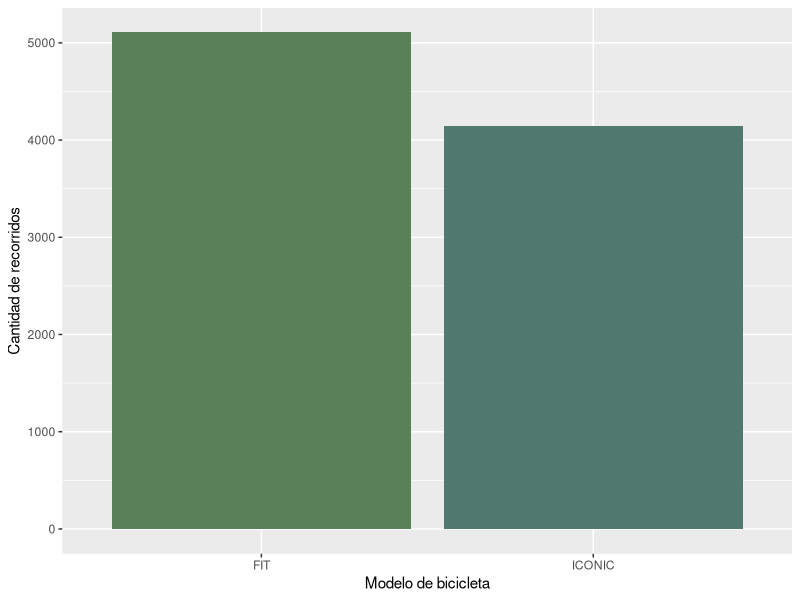
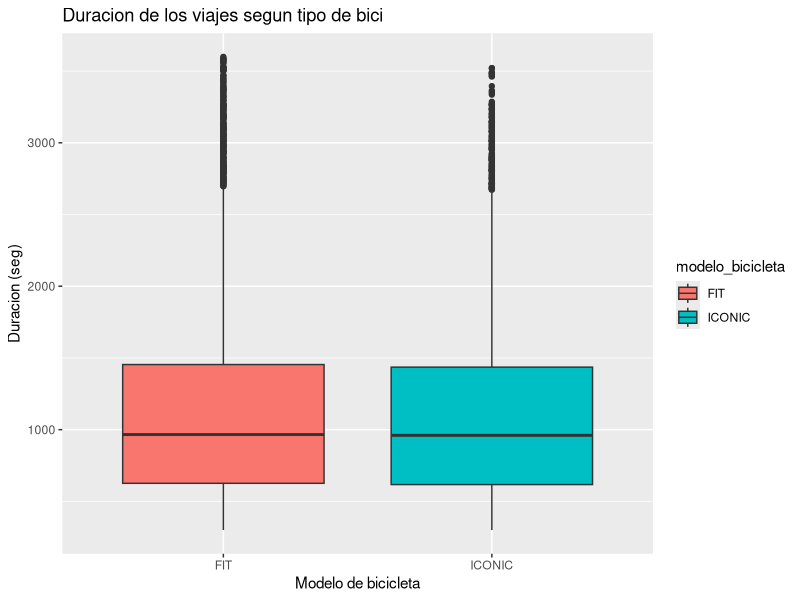
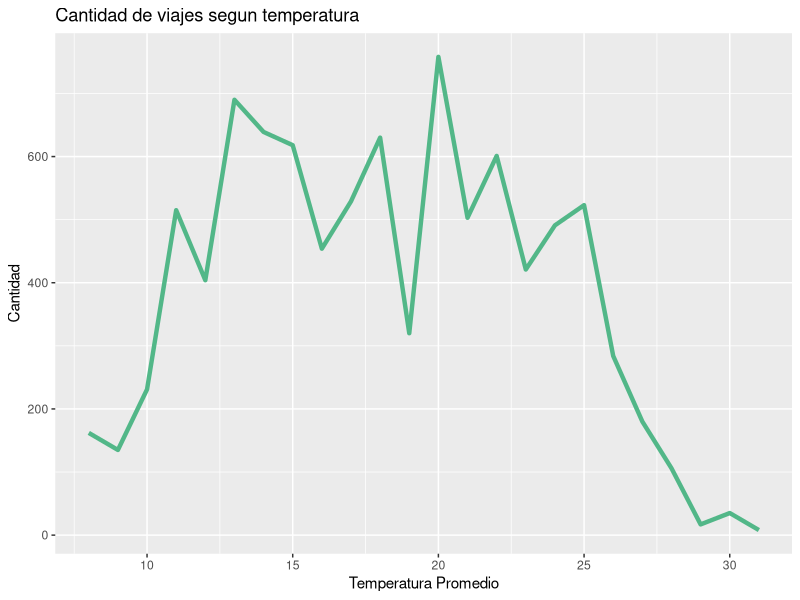
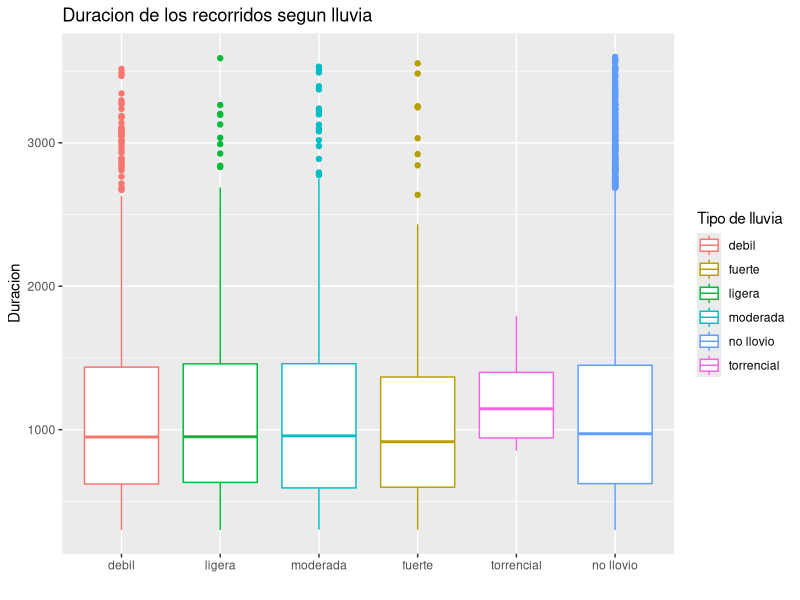
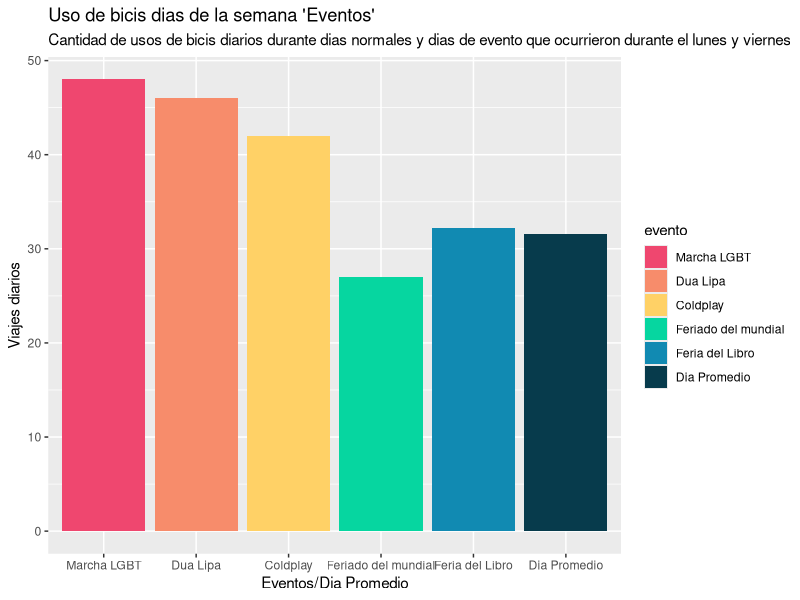
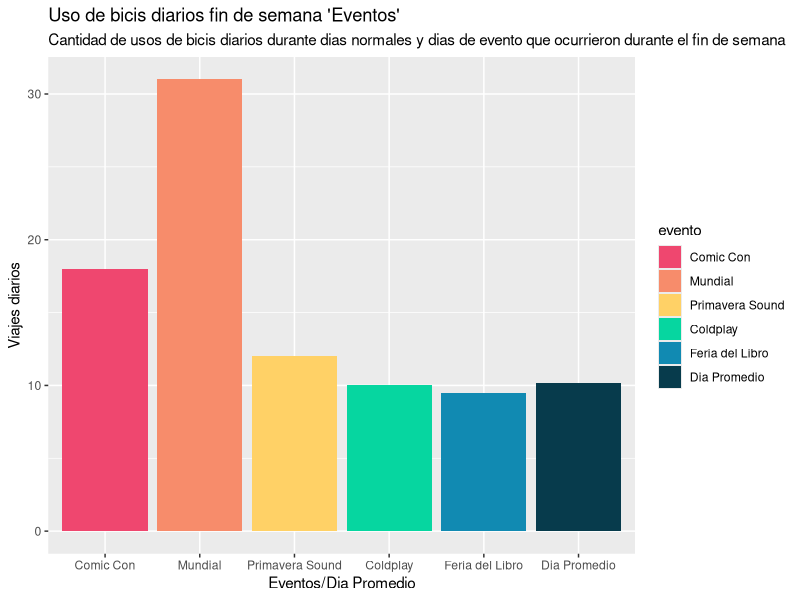
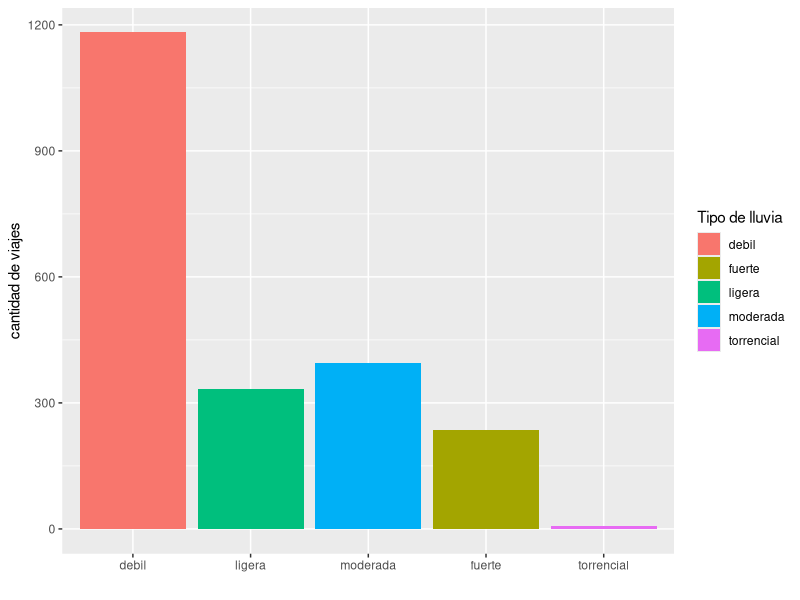
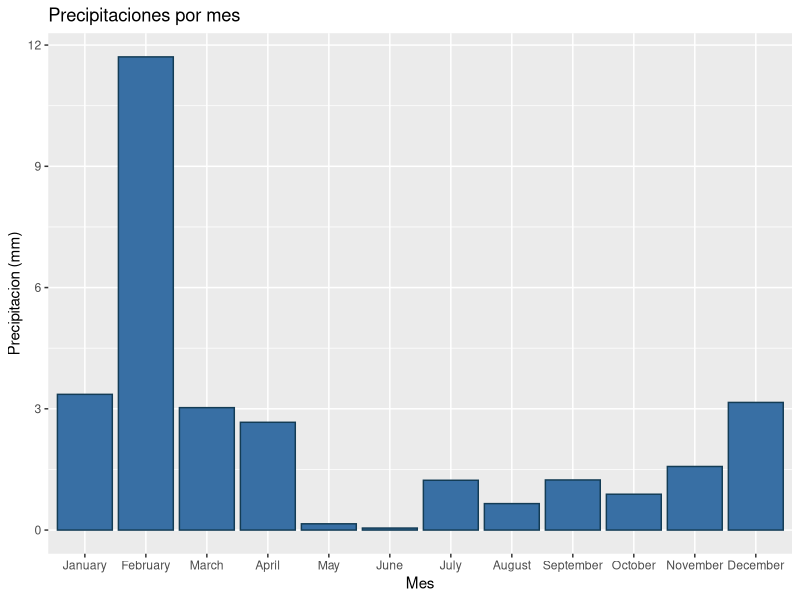

Write the R code that produced these figures, in order.
#Para tener una compresión mas rápida de los nombres de variables, utilizamos los siguientes prefijos "df_" para referirnos a un dataframe, "gr_" para referirnos a un gráfico y "v_" para referirnos a una variable.

#LIBRERIAS ----
library(readr)
library(tidyverse)




#DATAFRAMES
#Dataframes_originales ----

#Lectura de dataframes. Para leer los archivos csv usamos el comando read_csv.

df_clima_aeroparque_BA_2022 <- read_csv("Data/Clima_Aeroparque_BA.csv")

df_bike_trips_2022 <- read_csv("Data/trips_2022_reducido.csv")

#VARIABLES ----

v_months <- c("January", "February", "March", "April", "May", "June", "July", "August", "September", "October", "November", "December")

v_all_days <- c("Monday", "Tuesday", "Wednesday", "Thursday", "Friday", "Saturday", "Sunday")

#Las fechas de los días feriados de Argentina 2022 los obtuvimos de la siguiente pagina: https://www.argentina.gob.ar/interior/feriados-nacionales-2022
v_feriados <- c("2022-01-01", "2022-02-28", "2022-03-01", "2022-03-24", "2022-04-02", "2022-04-14", "2022-04-15", "2022-04-16", "2022-04-17", "2022-04-22", "2022-04-23", "2022-04-24", "2022-05-01", "2022-05-02", "2022-05-18", "2022-05-25", "2022-06-17", "2022-06-20", "2022-07-09", "2022-07-30", "2022-08-15", "2022-09-26", "2022-09-27", "2022-10-05", "2022-10-07", "2022-10-10", "2022-11-20", "2022-11-21", "2022-12-08", "2022-12-09", "2022-12-25")

#(nota: cp indica la cantidad de personas)
v_feriaLibro <- c("2022-04-28","2022-04-29","2022-05-02","2022-05-03","2022-05-04","2022-05-05","2022-05-06","2022-05-09","2022-05-10","2022-05-11","2022-05-12","2022-05-13","2022-05-16") #cp = 1.245.000
v_feriaLibro_finde <- c("2022-04-30","2022-05-01","2022-05-07","2022-05-08", "2022-05-14","2022-05-15")
v_comicCon <- c("2022-05-20","2022-05-21","2022-05-22") #cp = 80 mil
v_duaLipa <- c("2022-09-13","2022-09-14") #cp = 50 mil
v_marchaLGBTQI <- c("2022-10-05") #cp = 130 mil
v_coldplay <- c("2022-10-25","2022-10-26","2022-10-28","2022-11-01","2022-11-02","2022-11-04","2022-11-07","2022-11-08") #cp = 600 mil
v_coldplay_finde <- c("2022-10-29", "2022-11-05")
v_primaveraSound <- c("2022-11-12","2022-11-13") #cp = 100 mil
v_finalMundial <- c("2022-12-18") #cp = 4 millones
v_feriado_del_Mundial <- c("2022-12-20") 


v_eventos_ord <- c("Marcha LGBT", "Dua Lipa", "Coldplay", "Feriado del mundial", "Feria del Libro", "Dia Promedio")

v_eventos_finde_ord <- c("Comic Con", "Mundial", "Primavera Sound", "Coldplay", "Feria del Libro", "Dia Promedio")

v_rain_strength <- c("debil", "ligera", "moderada", "fuerte", "torrencial")

#Dataframes_bicis_modificado ----
#Dataframe de bicis filtrado por duración del recorrido, con 4 variables mas ("month", "week_day", "hour" y "public_holiday") y la variable fecha renombrada a date.

df_bike_trips_2022_reformed <- df_bike_trips_2022 %>% 
  filter(between(duracion_recorrido, left = 60*5, right = 60*60)) %>% 
  rename(date = fecha) %>% 
  mutate(month = months(fecha_origen_recorrido), 
         hour = hour(fecha_origen_recorrido), 
         week_day = weekdays(date),
         public_holiday = (date %in% v_feriados))

#Dataframes_clima_modificado ----
#Dataframe del clima con 3 variables mas("month", "is_rain", "rain_strength")

df_clima_aeroparque_BA_2022_reformed <- df_clima_aeroparque_BA_2022 %>% 
  mutate(month = months(date),
         is_rain = (prcp > 0),
         rain_strength = case_when(prcp > 0 & prcp <= 3 ~ "debil",
                                   prcp > 3.0 & prcp <= 6.5 ~ "ligera",
                                   prcp > 6.5 & prcp <= 16.0 ~ "moderada",
                                   prcp > 16.0 & prcp <= 40.0 ~ "fuerte",
                                   prcp > 100.0 ~ "torrencial",
                                   .default = "no llovio")) 




#Dataframe_joined ----
#FULL JOIN DE DATAFRAMES
df_bikes_and_weather <- full_join(df_bike_trips_2022_reformed, df_clima_aeroparque_BA_2022_reformed, by = "date")


#Dataframes Descriptivos ----
#dataframe con la duracion de viaje promedio y mediana
df_promedio_y_mediana_de_viajes <-  df_bike_trips_2022_reformed %>% 
  mutate(duracion_recorrido = duracion_recorrido/60) %>% 
  summarise("promedio duracion de viaje" = mean(duracion_recorrido), "mediana de la duracion de viajes" = median(duracion_recorrido))

#dataframe con la cantidad de estaciones de origen 
df_origin_trip <- df_bike_trips_2022_reformed %>% 
  select(id_estacion_origen, nombre_estacion_origen) %>% 
  group_by(id_estacion_origen, nombre_estacion_origen) %>% 
  summarise(amount_by_station = n()) %>% 
  arrange(desc(amount_by_station))

#dataframe con la cantidad de estaciones de llegada
df_destination_trip <- df_bike_trips_2022_reformed %>% 
  select(id_estacion_destino, nombre_estacion_destino) %>% 
  group_by(id_estacion_destino, nombre_estacion_destino) %>% 
  summarise(amount_by_station = n()) %>% 
  arrange(desc(amount_by_station)) 

#viajes mas comunes
df_common_trips <- df_bike_trips_2022_reformed %>% 
  select(id_estacion_origen, nombre_estacion_origen, id_estacion_destino, nombre_estacion_destino) %>% 
  group_by(id_estacion_origen, nombre_estacion_origen, id_estacion_destino, nombre_estacion_destino) %>% 
  summarise(amount = n()) %>% 
  arrange(desc(amount))

#cantidad de usos de bicis en dias feriado vs no feriados
df_uso_feriado_vs_no_feriado <- df_bike_trips_2022_reformed %>% 
  group_by(public_holiday) %>% 
  summarise(cant_viajes = n()) 

#cantidad de viajes diarios en dias feriado vs no feriados (tenemos 31 feriados y (365 - 31) = 334 no feriados)\
df_uso_feriado_vs_no_feriado_prom <- data.frame(es_feriado = c("feriado", "no feriado"), 
                                                viajes_promedio = c(as.numeric(df_uso_feriado_vs_no_feriado[2,2]) / 31, 
                                                                    as.numeric(df_uso_feriado_vs_no_feriado[1,2]) / 334))


# Feria del libro
v_bicisFeriaDelLibro <- as.numeric(df_bike_trips_2022_reformed %>%
                                     filter(date %in% v_feriaLibro) %>%
                                     summarise(cantidad = n()/length(v_feriaLibro)))

v_bicisFeriaDelLibro_finde <- as.numeric(df_bike_trips_2022_reformed %>%
                                     filter(date %in% v_feriaLibro_finde) %>%
                                     summarise(cantidad = n()/length(v_feriaLibro_finde)))


# Comic Con
v_bicisComicCon <- as.numeric(df_bike_trips_2022_reformed %>%
                                filter(date %in% v_comicCon) %>%
                                summarise(cantidad = round(n()/length(v_comicCon))))
# Dua Lipa
v_bicisDuaLipa <- as.numeric(df_bike_trips_2022_reformed %>%
                               filter(date %in% v_duaLipa) %>%
                               summarise(cantidad = round(n()/length(v_duaLipa))))
# MarchaLGBT
v_bicisMarchaLGBT <- as.numeric(df_bike_trips_2022_reformed %>%
                                  filter(date %in% v_marchaLGBTQI) %>%
                                  summarise(cantidad = round(n()/length(v_marchaLGBTQI))))
# Coldplay
v_bicisColdplay <- as.numeric(df_bike_trips_2022_reformed %>%
                                filter(date %in% v_coldplay) %>%
                                summarise(cantidad = round(n()/length(v_coldplay))))

v_bicisColdplay_finde <- as.numeric(df_bike_trips_2022_reformed %>%
                                   filter(date %in% v_coldplay_finde) %>%
                                   summarise(cantidad = round(n()/length(v_coldplay_finde))))

#PrimaveraSound
v_bicisPrimSound <- as.numeric(df_bike_trips_2022_reformed %>%
                                 filter(date %in% v_primaveraSound) %>%
                                 summarise(cantidad = round(n()/length(v_primaveraSound))))
# Mundial
v_bicisFinalMundial <- as.numeric(df_bike_trips_2022_reformed %>%
                                    filter(date %in% v_finalMundial) %>%
                                    summarise(cantidad = round(n()/length(v_finalMundial))))
# Feriado del Mundial
v_bicisFeriadoDelMundial <- as.numeric(df_bike_trips_2022_reformed %>%
                                      filter(date == v_feriado_del_Mundial) %>%
                                      summarise(cantidad = round(n()/length(v_feriado_del_Mundial))))

v_dia_promedio <- as.numeric(df_bike_trips_2022_reformed %>% 
                               filter(week_day %in% c("Monday", "Tuesday", "Wednesday", "Thursday", "Friday")) %>% 
                               group_by(date) %>% 
                               summarise(cantidad = n()) %>% 
                               summarise(cant_prom = sum(cantidad) / length(date)))

v_dia_finde_promedio <- as.numeric(df_bike_trips_2022_reformed %>% 
                                     filter(week_day %in% c("Saturday", "Sunday")) %>% 
                                     group_by(date) %>% 
                                     summarise(cantidad = n()) %>% 
                                     summarise(cant_prom = sum(cantidad) / length(date)))

#viajes diarios durante los eventos que ocurrieron durante dias de la semana mayoritariamente
df_Viajes_Promedio_Eventos_No_Finde <- data.frame(evento = v_eventos_ord,
                                                  viajesPorEvento = c(v_bicisMarchaLGBT,
                                                                      v_bicisDuaLipa,
                                                                      v_bicisColdplay,
                                                                      v_bicisFeriadoDelMundial, 
                                                                      v_bicisFeriaDelLibro, 
                                                                      v_dia_promedio))

#viajes diarios durante los eventos que ocurrieron durante dias de fin de semana mayoritariamente
df_Viajes_Promedio_Eventos_Finde <- data.frame(evento = v_eventos_finde_ord,
                                               viajesPorEvento = c(v_bicisComicCon, 
                                                                   v_bicisFinalMundial,
                                                                   v_bicisPrimSound, 
                                                                   v_bicisColdplay_finde, 
                                                                   v_bicisFeriaDelLibro_finde, 
                                                                   v_dia_finde_promedio))


#cantidad de viajes durante dias de lluvia y no lluvia
df_uso_de_bicis_segun_precipitaciones <- df_bikes_and_weather %>% 
  filter(!is.na(prcp)) %>% 
  group_by(is_rain) %>% 
  summarise(viajes_lluvia = n())

#cantidad de viajes diarios durante dias de lluvia y no lluvia
df_uso_de_bicis_segun_precipitaciones_prom <- data.frame(es_lluvia = c("llovio", "no llovio"), 
                                                         viajes_promedio = c(as.numeric(df_uso_de_bicis_segun_precipitaciones[2,2]) / 97, 
                                                                             as.numeric(df_uso_de_bicis_segun_precipitaciones[1,2]) / 266))



#GRAFICOS ----

#visualizacion de duracion de los viajes en minutos version boxplot
gr_trips_duration_in_minutes_box <- df_bike_trips_2022_reformed %>% 
  mutate(duracion_recorrido = duracion_recorrido/60) %>% 
  ggplot(mapping = aes(y = duracion_recorrido)) +
  geom_boxplot(color = "#E6AC6E", shape = 11) +
  labs(x = "Recorridos", y = "Duracion (min)", title = "Duracion de los recorridos en minutos") +
  scale_x_discrete(expand = c(0,0)) 

#visualizacion de cantidad de viajes segun duracion en minutos
gr_trips_duration_in_minutes_col <- df_bike_trips_2022_reformed %>% 
  mutate(duracion_recorrido = duracion_recorrido/60) %>% 
  ggplot(mapping = aes(x = duracion_recorrido)) +
  geom_histogram(colour = "#E6AC6E", fill = "beige", bins = 11) +
  labs(x = "Duracion (min)", y = "Cantidad de Recorridos", title = "Duracion de los recorridos en minutos")

#visualizacion de viajes por mes
gr_trips_by_month <- df_bike_trips_2022_reformed %>% 
  ggplot(mapping = aes(x = fct_relevel(month, v_months))) +
  geom_bar(fill = "#B6C8D9", colour = "#6FA3AE") +
  labs(x = "Mes", y = "Cantidad", title = "Cantidad de recorridos durante cada mes del año")

#visualizacion de viajes por dia
gr_trips_by_day <- df_bike_trips_2022_reformed %>% 
  ggplot(mapping = aes(x = fct_relevel(week_day, v_all_days)))+
  geom_bar(fill = "#B6C8D9", colour = "#6FA3AE") +
  labs(x = "Dia de la semana", y = "Cantidad", title = "Cantidad de recorridos durante cada dia de la semana")

#visualizacion de viajes por hora
gr_trips_by_hour <- df_bike_trips_2022_reformed %>% 
  ggplot(mapping = aes(x = hour)) +
  geom_bar(fill = "#B6C8D9", colour = "#6FA3AE") +
  labs(x = "Horario", y = "Cantidad", title = "Cantidad de recorridos durante cada hora del dia") 

#visualizacion de viajes por mes y hora
gr_trips_by_month_and_hour <- df_bike_trips_2022_reformed %>% 
  group_by(month) %>% 
  ggplot(mapping = aes(x = hour)) +
  geom_bar(fill = "#CBA872",color = "#A05806") +
  facet_wrap(~fct_relevel(month, v_months)) +
  labs(x = "Horario", y = "Cantidad", title = "Cantidad de recorricos por mes segun horario")

gr_trips_by_season_and_hour <- df_bike_trips_2022_reformed %>% 
  mutate(season = case_when(date >= "2022-03-21" & date <= "2022-06-20" ~ "Autumn",
                            date >= "2022-06-21" & date <= "2022-09-20" ~ "Winter",
                            date >= "2022-09-21" & date <= "2022-12-20" ~ "Spring",
                            .default = "Summer")) %>% 
  ggplot(mapping = aes(x = hour)) +
  geom_bar(fill = "#CBA872",color = "#A05806") +
  facet_wrap(~fct_relevel(season, c("Summer", "Autumn", "Winter", "Spring"))) +
  labs(x = "Horario", y = "Cantidad", title = "Cantidad de recorricos por mes segun horario")

#visualizacion de viajes por dia y hora
gr_trips_by_day_and_hour <- df_bike_trips_2022_reformed %>% 
  group_by(week_day) %>% 
  ggplot(mapping = aes(x = hour)) +
  geom_bar(fill = "#CBA872",color = "#A05806") +
  facet_wrap(~fct_relevel(week_day, v_all_days), nrow = 2) +
  labs(x = "Horario", y = "Cantidad", title = "Cantidad de recorricos por dia segun horario")



#visualizacion de viajes promedio de dias feriados y no feriados
gr_viajes_promedio_feriados <- df_uso_feriado_vs_no_feriado_prom %>% 
  ggplot(mapping = aes(x = es_feriado, y = viajes_promedio)) + 
  geom_col(fill = c("#d4e09b", "#cbdfbd"), color = "black") +
  labs(x = "", y = "Viajes diarios", title = "Cantidad de viajes diarios 'Feriados Vs No Feriados'")



#visualizacion cantidad de viajes segun tipo de bici
gr_bike_type <- df_bike_trips_2022_reformed %>% 
  select(modelo_bicicleta) %>% 
  ggplot(mapping = aes(x = modelo_bicicleta)) +
  geom_bar(fill = c("#588157", "#52796f")) +
  labs(x = "Modelo de bicicleta", y = "Cantidad de recorridos")

#visualizacion cantidad de viajes segun tipo de bici
gr_bike_type_boxplot <- df_bike_trips_2022_reformed %>% 
  ggplot(mapping = aes(x = modelo_bicicleta, y = duracion_recorrido, fill = modelo_bicicleta)) +
  geom_boxplot() +
  labs(x = "Modelo de bicicleta", y = "Duracion (seg)", title = "Duracion de los viajes segun tipo de bici")


#visualizacion cantidad de usos de bicis segun genero
gr_use_of_bikes_by_gender <- df_bike_trips_2022_reformed %>% 
  select(Género) %>% 
  filter(!is.na(Género)) %>% 
  ggplot(mapping = aes(x = Género, fill = Género)) + 
  geom_bar() +
  labs(x = "Género", y = "Cantidad", title = "Cantidad de viajes en bici segun genero")

#uso de bicis por hora según género
gr_use_of_bikes_by_gender_per_hour <- df_bike_trips_2022_reformed %>%
  filter(!is.na(Género)) %>%
  group_by(Género) %>%
  mutate(cantidadTotalPorGénero = n()) %>%
  group_by(Género,hour,cantidadTotalPorGénero) %>%
  summarise(cantidad = n()) %>%
  mutate(
    cantidadPorcentual = case_when(
      Género == "FEMALE" ~ (cantidad/cantidadTotalPorGénero)*100,
      Género == "MALE" ~ (cantidad/cantidadTotalPorGénero)*100,
      Género == "OTHER" ~ (cantidad/cantidadTotalPorGénero)*100
    )
  ) %>%
  select(Género,cantidadPorcentual) %>%
  ggplot(mapping = aes(x = hour, y = cantidadPorcentual, colour = Género)) +
  geom_line(lwd = 1.49) + 
  scale_x_continuous(expand = c(0,0)) +
  scale_y_continuous(expand = c(0,0)) +
  facet_wrap(~Género) +
  theme(legend.position = "bottom") +
  labs(x = "Horario", y = "Porcentaje", title = "Cantidad porcentual sobre el uso de bicis segun genero y horario")

#visualizacion de duracion de los viajes en minutos version boxplot segun genero
gr_trips_duration_in_minutes_by_gender <- df_bike_trips_2022_reformed %>% 
  filter(!is.na(Género)) %>% 
  mutate(duracion_recorrido = duracion_recorrido/60) %>% 
  ggplot(mapping = aes(y = duracion_recorrido, x = Género, color = Género)) +
  geom_boxplot() +
  labs(y = "Duracion", title = "Duracion de los recorridos en minutos segun genero")


#visualizacion de usos de bicis promedio comparado con dias de eventos (dias de semana)
gr_Eventos_Dia_De_Semana <- df_Viajes_Promedio_Eventos_No_Finde %>%
  ggplot(mapping = aes(x = evento, y = viajesPorEvento, fill = evento)) +
  geom_col() +
  labs(x = "Eventos/Dia Promedio", y = "Viajes diarios", title = "Uso de bicis dias de la semana 'Eventos'", subtitle = "Cantidad de usos de bicis diarios durante dias normales y dias de evento que ocurrieron durante el lunes y viernes") +
  scale_x_discrete(limits = v_eventos_ord) +
  scale_fill_manual(values = c("Marcha LGBT" = "#ef476f", 
                               "Dua Lipa" = "#f78c6b", 
                               "Coldplay" = "#ffd166",
                               "Feriado del mundial" = "#06d6a0",
                               "Feria del Libro" =  "#118ab2",
                               "Dia Promedio" = "#073b4c"), 
                    breaks = v_eventos_ord)
  

#visualizacion de usos de bicis promedio comparado con dias de eventos (fin de semana)
gr_Eventos_Fin_De_Semana <- df_Viajes_Promedio_Eventos_Finde %>%
  ggplot(mapping = aes(x = evento, y = viajesPorEvento, fill = evento)) +
  geom_col() +
  labs(x = "Eventos/Dia Promedio", y = "Viajes diarios", title = "Uso de bicis diarios fin de semana 'Eventos'", subtitle = "Cantidad de usos de bicis diarios durante dias normales y dias de evento que ocurrieron durante el fin de semana") +
  scale_x_discrete(limits = v_eventos_finde_ord) +
    scale_fill_manual(values = c("Comic Con" = "#ef476f", 
                               "Mundial" = "#f78c6b", 
                               "Primavera Sound" = "#ffd166",
                               "Coldplay" = "#06d6a0",
                               "Feria del Libro" =  "#118ab2",
                               "Dia Promedio" = "#073b4c"), 
                    breaks = v_eventos_finde_ord)


#grafico de temperaturas por mes
gr_temperatura_por_mes <- df_clima_aeroparque_BA_2022_reformed %>% 
  select(tmin, tmax, tavg, month) %>% 
  group_by(month) %>% 
  summarise(tmin_by_month = mean(tmin), tmax_by_month = mean(tmax), tavg_by_month = mean(tavg)) %>%
  pivot_longer(cols = 2:4, names_to = "tipo", values_to = "temp") %>% 
  ggplot(mapping = aes(x = fct_relevel(month, v_months), y = temp, fill = fct_relevel(tipo, "tmax_by_month", "tavg_by_month"))) +
  geom_bar(stat = "identity", position = "dodge") +
  labs(title = "Clima promedio segun mes", x = "Mes", y = "Temperatura", fill = "Temp") +
  scale_fill_manual(values = c("tmax_by_month" = "#ee6055", "tavg_by_month" = "#60d394", "tmin_by_month" = "#255f85"), labels = c("Max Temp", "Avg Temp", "Min Temp")) +
  theme(legend.position = "bottom")

#grafico de temperaturas por dia
gr_temperatura_por_dia <- df_clima_aeroparque_BA_2022_reformed %>%
  pivot_longer(cols = 3:4, names_to = "tipo", values_to = "temp") %>%
  ggplot(mapping = aes(x = date, y = temp, color = tipo)) +
  geom_line() +
  scale_color_manual(labels = c("Tmax", "Tmin"), values = c("#ee6055", "#255f85")) +
  labs(x = "Dia del año", y = "Temperatura max y min", color = "Temperatura") +
  theme_classic()

#precipitaciones por mes
gr_precipitaciones_por_mes <- df_clima_aeroparque_BA_2022_reformed %>% 
  group_by(month) %>% 
  filter(!is.na(prcp)) %>% 
  summarise(precipitation_by_month = mean(prcp)) %>% 
  ggplot(mapping = aes(x = fct_relevel(month, v_months), y = precipitation_by_month)) +
  geom_col(fill = "#386fa4", colour = "#133c55") +
  labs(x = "Mes",y = "Precipitacion (mm)", title = "Precipitaciones por mes")


#uso de bicis por temperatura_promedio
gr_bikes_by_temp <- df_bikes_and_weather %>% 
  mutate(t_avg_round = round(tavg)) %>% 
  group_by(t_avg_round) %>% 
  summarise(viajes_por_tavg = n()) %>% 
  ggplot(mapping = aes(x = t_avg_round, y = viajes_por_tavg)) +
  geom_line(color = "#52b788", lwd = 1.5) +
  labs(x = "Temperatura Promedio", y = "Cantidad", title = "Cantidad de viajes segun temperatura")


#uso de bicis por precipitaciones
gr_uso_de_bicis_segun_precipitaciones <- df_uso_de_bicis_segun_precipitaciones_prom %>% 
  ggplot(mapping = aes(x = es_lluvia, y = viajes_promedio, fill = es_lluvia)) + 
  geom_col() +
  labs(x = "", y = "Cantidad", title = "Cantidad de viajes diarios durante dias de lluvia y no lluvia", fill = "LLovio?") +
  scale_fill_manual(values = c("llovio" = "#ee6055", "no llovio" = "#255f85"), labels = c("Si", "No")) 
  

#cantidad de dias de lluvia
gr_potencia_lluvia_2022 <- df_bikes_and_weather %>% 
  filter(rain_strength != "no llovio") %>% 
  ggplot(mapping = aes(x = fct_relevel(rain_strength, v_rain_strength), fill = rain_strength)) +
  geom_bar() + 
  labs(x = "", y = "cantidad de viajes", fill = "Tipo de lluvia")

gr_duracion_recorrido_segun_lluvia <- df_bikes_and_weather %>% 
  filter(!is.na(prcp)) %>% 
  filter(!is.na(duracion_recorrido)) %>% 
  group_by(rain_strength) %>% 
  ggplot(mappin = aes(x = fct_relevel(rain_strength, v_rain_strength), y = duracion_recorrido, color = rain_strength)) +
  geom_boxplot() +
  labs(x = "", y = "Duracion", title = "Duracion de los recorridos segun lluvia", color = "Tipo de lluvia")
